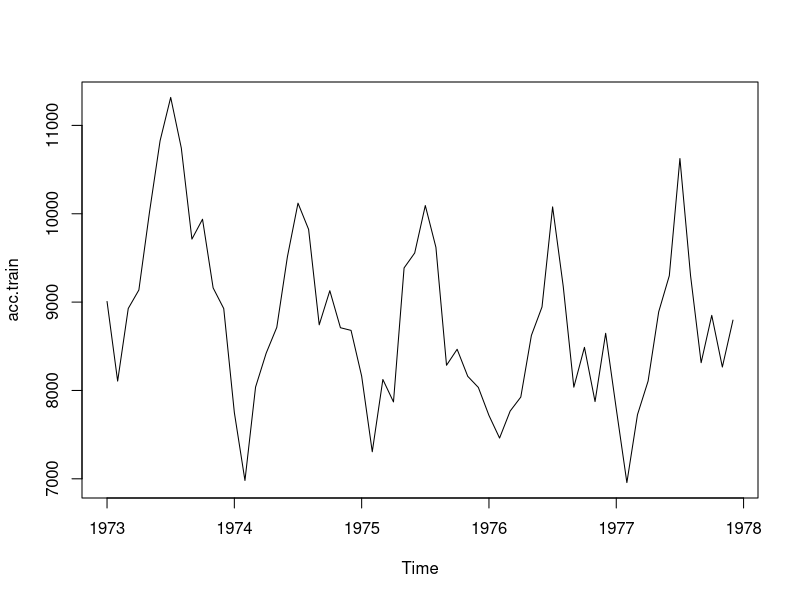

Reproduce this figure in R.
acc.all<-USAccDeaths
acc.train<-ts(acc.all[1:60],start=c(1973,1),frequency=12)
acc.test<-ts(acc.all[61:72],start=c(1978,1),frequency=12)
plot(acc.train)
